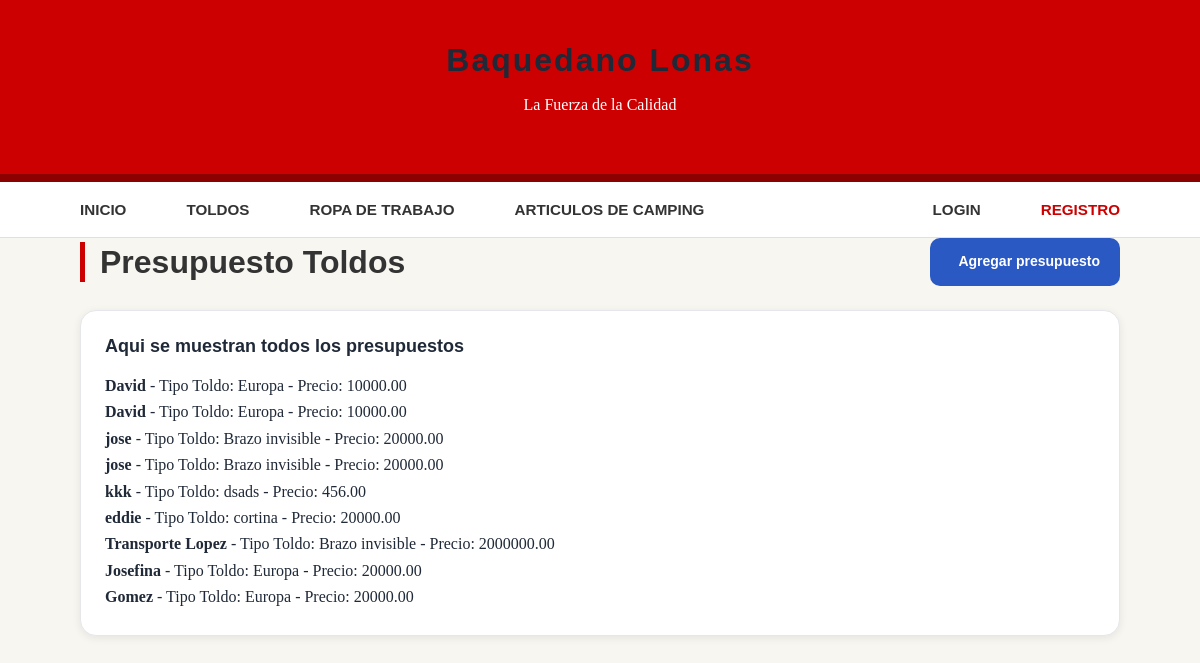
The app's page /Toldos/ with its own data.
### user/models.py (models this page shows, shortened)
class Toldos(models.Model):
    cliente = models.CharField(max_length=50)
    tipo_toldo = models.CharField(max_length=50)
    precio = models.DecimalField(max_digits=10, decimal_places=2)

### user/views.py (the view)
# urls.py: path("Toldos/", views.toldo, name="Toldos"),
def toldo(request):
    toldos= Toldos.objects.all()
    contexto = {"toldos":toldos}
    return render(request, "user/Toldos.html", contexto)

### user/templates/user/Toldos.html (shortened to what this page needs)
{% extends "user/base.html" %}
{% block content %}
<div class="container">
 <div class="page-header my-4">
    <h1 class="page-header__title" style="color: #333; border-left: 5px solid #CC0000; padding-left: 15px;">
        Presupuesto Toldos
    </h1>
    <a href="{% url 'ToldosFormulario' %}" class="btn">
         Agregar presupuesto
    </a>
</div>
  <div class="card">
    <h2 class="card__title">Aqui se muestran todos los presupuestos</h2>
    <ul class="card__list">
      {% for t in toldos %}
      <li class="card__list-item">
        <strong>{{ t.cliente }}</strong> - Tipo Toldo: {{ t.tipo_toldo }} - Precio: {{ t.precio }}
      </li>
      {% empty %}
      <li class="card__list-item">No hay Presupuestos disponibles.</li>
      {% endfor %}
  </div>
</div>
{% endblock %}

### user/static/user/css/base.css (style rules this page uses)
:root { --color-bg: #f8f6f1; --color-surface: #ffffff; --color-border: #e5e7eb; --color-text: #1f2937; --color-muted: #6b7280; --color-primary: #2b59c3; --color-primary-hover: #1e44a0; --color-accent: #f59e0b; --color-danger: #dc2626; --color-success: #16a34a; --radius-sm: 6px; --radius-md: 10px; --radius-lg: 16px; --space-1: 4px; --space-2: 8px; --space-3: 12px; --space-4: 16px; --space-5: 24px; --space-6: 32px; --space-7: 48px; --space-8: 64px; --shadow-sm: 0 2px 8px rgba(0, 0, 0, 0.08); --shadow-md: 0 4px 16px rgba(0, 0, 0, 0.12); --font-body: "Source Serif 4", "Georgia", serif; --font-heading: "Montserrat", "Arial", sans-serif; --font-mono: "Fira Code", "Courier New", monospace; --font-size-sm: 0.875rem; --font-size-base: 1rem; --font-size-lg: 1.125rem; --font-size-xl: 1.5rem; --font-size-2xl: 2rem; }
*, *::before, *::after { box-sizing: border-box; margin: 0; padding: 0; }
html { scroll-behavior: smooth; }
body { font-family: var(--font-body); font-size: var(--font-size-base); background-color: var(--color-bg); color: var(--color-text); line-height: 1.65; -webkit-font-smoothing: antialiased; }
ul, ol { list-style: none; }
a { color: inherit; text-decoration: none; }
h1, h2, h3, h4, h5, h6 { font-family: var(--font-heading); font-weight: 700; line-height: 1.25; color: var(--color-text); margin-bottom: var(--space-3); }
h1 { font-size: var(--font-size-2xl); }
h2 { font-size: var(--font-size-xl); }
.container { width: min(100% - 32px, 1040px); margin-inline: auto; }

### user/static/user/css/components.css (style rules this page uses)
.btn { display: inline-flex; align-items: center; justify-content: center; gap: var(--space-2); padding: 10px 18px; border-radius: var(--radius-md); background-color: var(--color-primary); color: #ffffff; font-family: var(--font-heading); font-size: var(--font-size-sm); font-weight: 600; border: 2px solid transparent; cursor: pointer; text-decoration: none; transition: background 0.15s, transform 0.1s, box-shadow 0.15s; white-space: nowrap; }
.card { background-color: var(--color-surface); border: 1px solid var(--color-border); border-radius: var(--radius-lg); padding: var(--space-5); box-shadow: var(--shadow-sm); transition: box-shadow 0.2s, transform 0.2s; }
.card__title { font-size: var(--font-size-lg); margin-bottom: var(--space-2); }

### user/static/user/css/pages.css (style rules this page uses)
.page-header { display: flex; align-items: center; justify-content: space-between; flex-wrap: wrap; gap: var(--space-3); margin-bottom: var(--space-5); }
.page-header__title { margin-bottom: 0; }

### records on screen
Toldos: cliente "David", tipo_toldo "Europa", precio "10000.00"
Toldos: cliente "David", tipo_toldo "Europa", precio "10000.00"
Toldos: cliente "jose", tipo_toldo "Brazo invisible", precio "20000.00"
Toldos: cliente "jose", tipo_toldo "Brazo invisible", precio "20000.00"
Toldos: cliente "kkk", tipo_toldo "dsads", precio "456.00"
Toldos: cliente "eddie", tipo_toldo "cortina", precio "20000.00"
Toldos: cliente "Transporte Lopez", tipo_toldo "Brazo invisible", precio "2000000.00"
Toldos: cliente "Josefina", tipo_toldo "Europa", precio "20000.00"
Toldos: cliente "Gomez", tipo_toldo "Europa", precio "20000.00"
